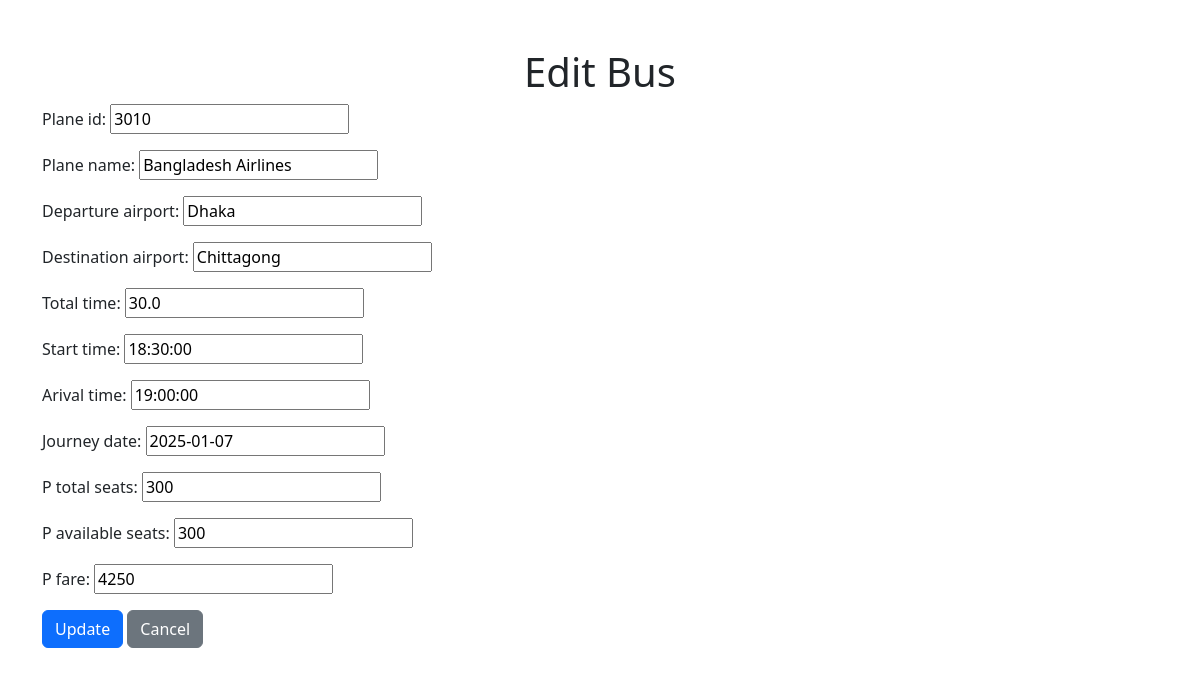
The app's page /ad_edit_plane/3010/ with its own data.
### myapp/models.py (models this page shows, shortened)
class Air(models.Model):
    plane_id=models.CharField(max_length=10, primary_key=True)
    plane_name=models.CharField(max_length=255)
    departure_airport=models.CharField(max_length=255)
    destination_airport=models.CharField(max_length=255)
    total_time=models.FloatField()
    start_time=models.TimeField()
    arival_time=models.TimeField()
    journey_date=models.DateField()
    p_total_seats=models.IntegerField()
    p_available_seats=models.IntegerField()
    p_fare=models.IntegerField()

### myapp/views.py (the view)
# urls.py: path('ad_edit_plane/<int:plane_id>/', views.ad_edit_plane, name='ad_edit_plane'),
def ad_edit_plane(request, plane_id):
    air = get_object_or_404(Air, plane_id=plane_id)
    if request.method == 'POST':
        form = PlaneForm(request.POST, instance=air)
        if form.is_valid():
            form.save()
            messages.success(request, "Plane updated successfully!")
            return redirect('adminn_plane')
    else:
        form = PlaneForm(instance=air)
    return render(request, 'ad_edit_plane.html', {'form': form})

### myapp/forms.py
class PlaneForm(forms.ModelForm):
    class Meta:
        model = Air
        fields = ['plane_id','plane_name', 'departure_airport', 'destination_airport','total_time','start_time','arival_time','journey_date','p_total_seats','p_available_seats','p_fare']

### myapp/templates/ad_edit_plane.html (shortened to what this page needs)
<!DOCTYPE html>
<html lang="en">
<head>
    <link href="https://cdn.jsdelivr.net/npm/bootstrap@5.3.0-alpha3/dist/css/bootstrap.min.css" rel="stylesheet">
</head>
<body>
    <div class="container mt-5">
        <h1 class="text-center">Edit Bus</h1>
        <form method="post">
            {{ form.as_p }}
            <button type="submit" class="btn btn-primary">Update</button>
            <a href="{% url 'adminn_plane' %}" class="btn btn-secondary">Cancel</a>
        </form>
    </div>
</body>
</html>

### records on screen
Air: plane_id "3010", plane_name "Bangladesh Airlines", departure_airport "Dhaka", destination_airport "Chittagong", total_time "30.0", start_time "18:30:00", arival_time "19:00:00", journey_date "2025-01-07", p_total_seats "300", p_available_seats "300", p_fare "4250"
